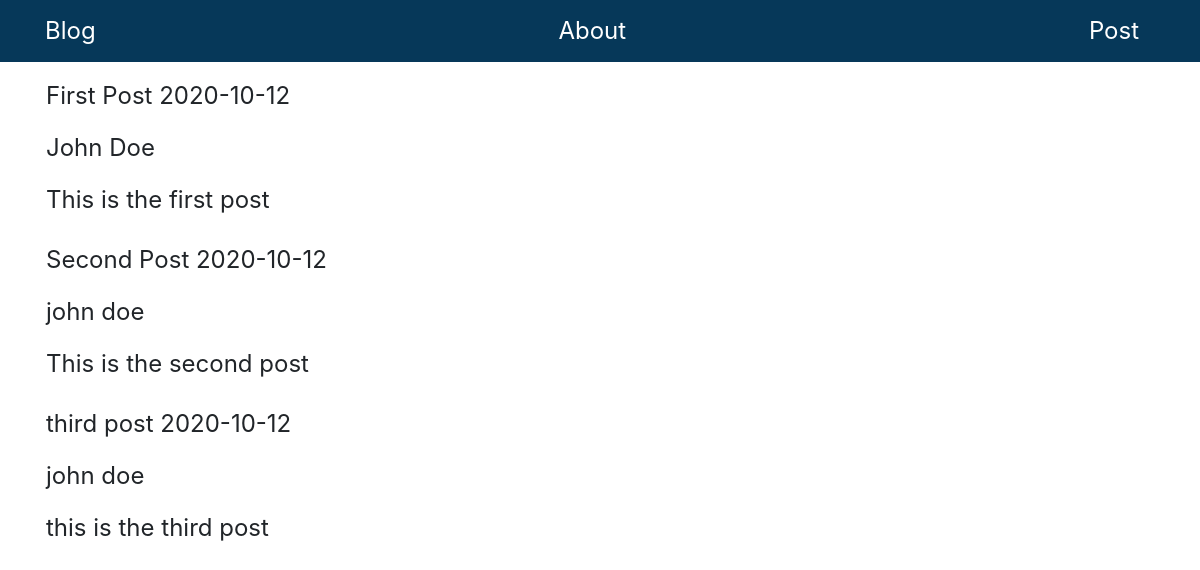
The page /home on the database its author committed.
### app.py (models this page shows, shortened)
class Post(db.Model):
    id = db.Column(db.Integer , primary_key = True)
    title = db.Column(db.String(120), nullable = False)
    author = db.Column(db.String(50) , nullable = False)
    content = db.Column(db.Text, nullable = False)
    date_posted = db.Column(db.DateTime, default = datetime.utcnow)

### app.py (the view)
@app.route('/home')
def home():
    blogposts = Post.query.all() # fetch records table
    return render_template('home.html', blogposts = blogposts)

### templates/home.html
{% extends 'base.html' %}
{% block content %}
    {% for item in blogposts %}
    <fieldset>
        <legend>
                <p>
                    {{ item.title }}   {{ item.date_posted.strftime('%Y-%m-%d') }}
                </p>
                <p>
                    {{item.author}}
                </p>
                <p>
                    {{item.content}}
                </p>
        </legend>
    </fieldset>
    {% endfor %}
{%endblock content %}

### templates/base.html (shortened to what this page needs)
<!DOCTYPE html>
<html lang="en">
        <head>
                <link rel="stylesheet" href="https://stackpath.bootstrapcdn.com/bootstrap/4.5.2/css/bootstrap.min.css">
        </head>
        <body>
                <nav class="navbar navbar-expand-lg navbar-dark navbar-full p-2" style="background-color:#063859;" >
                        <div class="container">
                                <a class="navbar-brand " href="#" style="font-size:1.5em;">Blog</a>
                                <a class="navbar-brand " href="{{ url_for('about') }}" style="font-size:1.5em;">About</a>
                                <a class="navbar-brand " href="{{ url_for('posts') }}" style="font-size:1.5em;">Post</a>
                        </div>
                </nav>
                <div class="container p-3">
                        {% block content %}
                        {% endblock content %}
                </div>
        </body>
</html>

### rows shown on the page
Post: title "First Post", date_posted "2020-10-12", author "John Doe", content "This is the first post"
Post: title "Second Post", date_posted "2020-10-12", author "john doe", content "This is the second post"
Post: title "third post", date_posted "2020-10-12", author "john doe", content "this is the third post"
